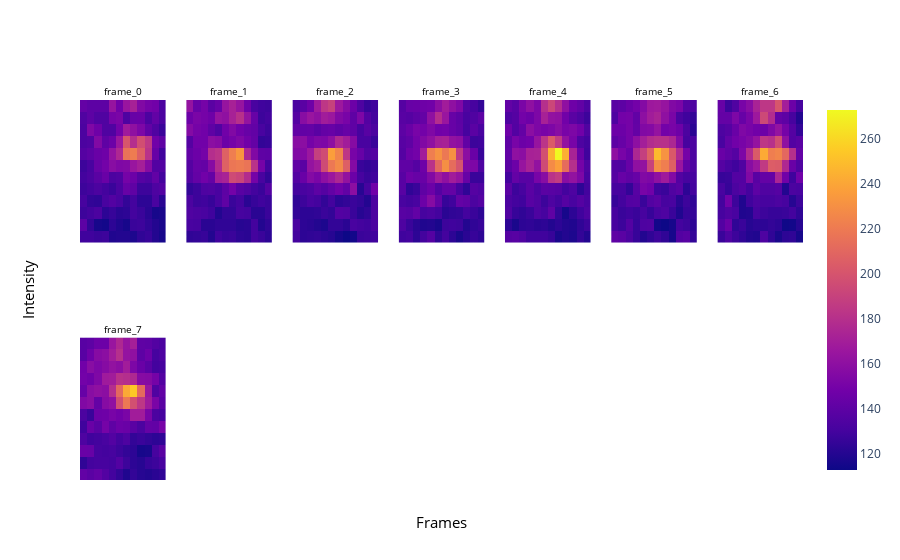

The notebook cell this image was saved under:
### Code cell
plot_raw_movie(plot_type = 'max_intensity_projection', track_number = 22, raw_image = zarr_arr, main_tracking_df = track_df, channel = 2)

### Figure 1 — Plotly figure (JSON) as saved in the notebook; plotly's stock layout.template omitted (floating-point values rounded to 4 significant figures; data arrays with more than 128 entries replaced by an {"elided": "..."} marker saying what was removed)
{"data": [{"coloraxis": "coloraxis", "hovertemplate": "x: %{x}<br>y: %{y}<br>color: %{z}<extra></extra>", "name": "0", "type": "heatmap", "xaxis": "x", "yaxis": "y", "z": {"elided": "12x12 int values"}}, {"coloraxis": "coloraxis", "hovertemplate": "x: %{x}<br>y: %{y}<br>color: %{z}<extra></extra>", "name": "0", "type": "heatmap", "xaxis": "x2", "yaxis": "y2", "z": {"elided": "12x12 int values"}}, {"coloraxis": "coloraxis", "hovertemplate": "x: %{x}<br>y: %{y}<br>color: %{z}<extra></extra>", "name": "0", "type": "heatmap", "xaxis": "x3", "yaxis": "y3", "z": {"elided": "12x12 int values"}}, {"coloraxis": "coloraxis", "hovertemplate": "x: %{x}<br>y: %{y}<br>color: %{z}<extra></extra>", "name": "0", "type": "heatmap", "xaxis": "x4", "yaxis": "y4", "z": {"elided": "12x12 int values"}}, {"coloraxis": "coloraxis", "hovertemplate": "x: %{x}<br>y: %{y}<br>color: %{z}<extra></extra>", "name": "0", "type": "heatmap", "xaxis": "x5", "yaxis": "y5", "z": {"elided": "12x12 int values"}}, {"coloraxis": "coloraxis", "hovertemplate": "x: %{x}<br>y: %{y}<br>color: %{z}<extra></extra>", "name": "0", "type": "heatmap", "xaxis": "x6", "yaxis": "y6", "z": {"elided": "12x12 int values"}}, {"coloraxis": "coloraxis", "hovertemplate": "x: %{x}<br>y: %{y}<br>color: %{z}<extra></extra>", "name": "0", "type": "heatmap", "xaxis": "x7", "yaxis": "y7", "z": {"elided": "12x12 int values"}}, {"coloraxis": "coloraxis", "hovertemplate": "x: %{x}<br>y: %{y}<br>color: %{z}<extra></extra>", "name": "0", "type": "heatmap", "xaxis": "x8", "yaxis": "y8", "z": {"elided": "12x12 int values"}}], "layout": {"annotations": [{"font": {"color": "black", "size": 10}, "showarrow": false, "text": "frame_0", "x": 0.05918, "xanchor": "center", "xref": "paper", "y": 1, "yanchor": "bottom", "yref": "paper"}, {"font": {"color": "black", "size": 10}, "showarrow": false, "text": "frame_1", "x": 0.2061, "xanchor": "center", "xref": "paper", "y": 1, "yanchor": "bottom", "yref": "paper"}, {"font": {"color": "black", "size": 10}, "showarrow": false, "text": "frame_2", "x": 0.3531, "xanchor": "center", "xref": "paper", "y": 1, "yanchor": "bottom", "yref": "paper"}, {"font": {"color": "black", "size": 10}, "showarrow": false, "text": "frame_3", "x": 0.5, "xanchor": "center", "xref": "paper", "y": 1, "yanchor": "bottom", "yref": "paper"}, {"font": {"color": "black", "size": 10}, "showarrow": false, "text": "frame_4", "x": 0.6469, "xanchor": "center", "xref": "paper", "y": 1, "yanchor": "bottom", "yref": "paper"}, {"font": {"color": "black", "size": 10}, "showarrow": false, "text": "frame_5", "x": 0.7939, "xanchor": "center", "xref": "paper", "y": 1, "yanchor": "bottom", "yref": "paper"}, {"font": {"color": "black", "size": 10}, "showarrow": false, "text": "frame_6", "x": 0.9408, "xanchor": "center", "xref": "paper", "y": 1, "yanchor": "bottom", "yref": "paper"}, {"font": {"color": "black", "size": 10}, "showarrow": false, "text": "frame_7", "x": 0.05918, "xanchor": "center", "xref": "paper", "y": 0.375, "yanchor": "bottom", "yref": "paper"}, {"font": {"color": "black", "size": 15}, "showarrow": false, "text": "Frames", "x": 0.5, "xanchor": "center", "xref": "paper", "y": 0, "yanchor": "top", "yref": "paper", "yshift": -30}, {"font": {"color": "black", "size": 15}, "showarrow": false, "text": "Intensity", "textangle": -90, "x": 0, "xanchor": "right", "xref": "paper", "xshift": -40, "y": 0.5, "yanchor": "middle", "yref": "paper"}], "autosize": true, "xaxis": {"anchor": "y", "autorange": true, "domain": [0, 0.1184], "range": [-0.5, 11.5], "showticklabels": false}, "xaxis10": {"anchor": "y10", "domain": [0.2939, 0.4122]}, "xaxis11": {"anchor": "y11", "domain": [0.4408, 0.5592]}, "xaxis12": {"anchor": "y12", "domain": [0.5878, 0.7061]}, "xaxis13": {"anchor": "y13", "domain": [0.7347, 0.8531]}, "xaxis14": {"anchor": "y14", "domain": [0.8816, 1.0]}, "xaxis2": {"anchor": "y2", "autorange": true, "domain": [0.1469, 0.2653], "range": [-0.5, 11.5], "showticklabels": false}, "xaxis3": {"anchor": "y3", "autorange": true, "domain": [0.2939, 0.4122], "range": [-0.5, 11.5], "showticklabels": false}, "xaxis4": {"anchor": "y4", "autorange": true, "domain": [0.4408, 0.5592], "range": [-0.5, 11.5], "showticklabels": false}, "xaxis5": {"anchor": "y5", "autorange": true, "domain": [0.5878, 0.7061], "range": [-0.5, 11.5], "showticklabels": false}, "xaxis6": {"anchor": "y6", "autorange": true, "domain": [0.7347, 0.8531], "range": [-0.5, 11.5], "showticklabels": false}, "xaxis7": {"anchor": "y7", "autorange": true, "domain": [0.8816, 1.0], "range": [-0.5, 11.5], "showticklabels": false}, "xaxis8": {"anchor": "y8", "autorange": true, "domain": [0, 0.1184], "range": [-0.5, 11.5], "showticklabels": false}, "xaxis9": {"anchor": "y9", "domain": [0.1469, 0.2653]}, "yaxis": {"anchor": "x", "autorange": true, "domain": [0.625, 1], "range": [-0.5, 11.5], "showticklabels": false}, "yaxis10": {"anchor": "x10", "domain": [0, 0.375]}, "yaxis11": {"anchor": "x11", "domain": [0, 0.375]}, "yaxis12": {"anchor": "x12", "domain": [0, 0.375]}, "yaxis13": {"anchor": "x13", "domain": [0, 0.375]}, "yaxis14": {"anchor": "x14", "domain": [0, 0.375]}, "yaxis2": {"anchor": "x2", "autorange": true, "domain": [0.625, 1], "range": [-0.5, 11.5], "showticklabels": false}, "yaxis3": {"anchor": "x3", "autorange": true, "domain": [0.625, 1], "range": [-0.5, 11.5], "showticklabels": false}, "yaxis4": {"anchor": "x4", "autorange": true, "domain": [0.625, 1], "range": [-0.5, 11.5], "showticklabels": false}, "yaxis5": {"anchor": "x5", "autorange": true, "domain": [0.625, 1], "range": [-0.5, 11.5], "showticklabels": false}, "yaxis6": {"anchor": "x6", "autorange": true, "domain": [0.625, 1], "range": [-0.5, 11.5], "showticklabels": false}, "yaxis7": {"anchor": "x7", "autorange": true, "domain": [0.625, 1], "range": [-0.5, 11.5], "showticklabels": false}, "yaxis8": {"anchor": "x8", "autorange": true, "domain": [0, 0.375], "range": [-0.5, 11.5], "showticklabels": false}, "yaxis9": {"anchor": "x9", "domain": [0, 0.375]}}}
